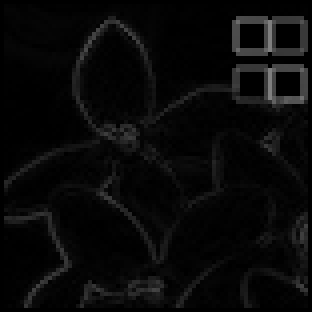
#> input picture img_small_gm.png, 78 x 78 px (shown 4 times larger)
$ python exer06.py img_small_gm.png 100 out.png
#> lines starting #> are read from the running program, lines starting #| are printed output that depends on the picture; after the words box and inside, x2 and y2 are one past the last pixel; in counts of white or black regions, pixels touching at a corner belong together
#dm2024 1bc36c9b73b21cad239bf4d37aa34f3ad5d42093064e17d1f87d7bb079e60ffe#
#dm template
# これより上は編集しないこと

import numpy as np
import sys
import cv2

#get file names and threshold
fname_in  = sys.argv[1]
threshold = int( sys.argv[2] )
fname_out = sys.argv[3]

#load image
img = np.float32( cv2.imread(fname_in) )
#> img: shape (78, 78, 3) float32; min 0, max 128, mean 8.8

height   = img.shape[0] # type: ignore
#> height = 78
width    = img.shape[1] # type: ignore
#> width = 78
img_gray = np.zeros((height, width), dtype=np.float32)


#!!ここを編集!!
#ヒント : 前課題のグレースケール化をそのまま使いつつ，
#        画素値がthreshold以上なら255を代入し，そうでなければ0を代入するとよい
for y in range(height) :
    for x in range(width) :
        #以下のコードでは，画像のr値をimg_grayに代入している(色はBGR順)
        blue: int  = img[y,x,0] # type: ignore
        green: int = img[y,x,1] # type: ignore
        red: int   = img[y,x,2] # type: ignore
        gray : int = ((red + green + blue) // 3)
        if gray >= threshold: img_gray[y][x] = 255
        else: img_gray[y][x] = 0
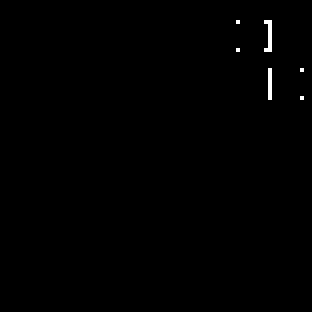
#> img_gray: shape (78, 78) float32 (shown 4 times larger); 0.36% white in thin lines or dots, all inside (x1, y1, x2, y2) = (59, 5, 76, 25)


#save image
cv2.imwrite(fname_out, np.uint8(img_gray) )#type:ignore
